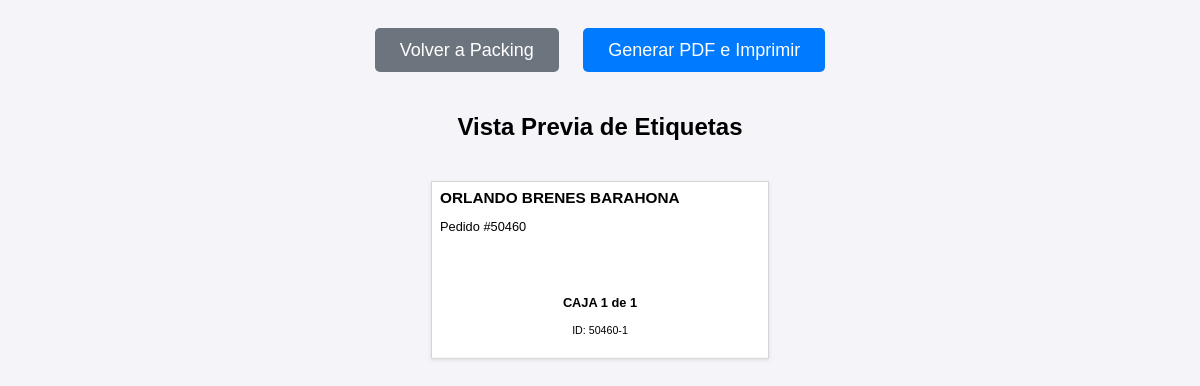
/orden/3/imprimir-etiquetas (signed in), run on the app's committed database.
### app.py (models this page shows, shortened)
class Orden(db.Model):
    id = db.Column(db.Integer, primary_key=True)
    numero_pedido = db.Column(db.String(50), unique=True, nullable=False)
    cliente_nombre = db.Column(db.String(200), nullable=False)
    cliente_direccion = db.Column(db.String(300), nullable=True)
    estado = db.Column(db.String(30), nullable=False, default='PENDIENTE')
    fecha_creacion = db.Column(db.DateTime, nullable=False, default=datetime.datetime.utcnow)
    lote_id = db.Column(db.Integer, db.ForeignKey('lote_picking.id'), nullable=True)
    items = db.relationship('ItemOrden', backref='orden', lazy=True, cascade="all, delete-orphan")
    fecha_inicio_picking = db.Column(db.DateTime, nullable=True)
    fecha_fin_picking = db.Column(db.DateTime, nullable=True)
    fecha_fin_packing = db.Column(db.DateTime, nullable=True)
    fecha_despacho = db.Column(db.DateTime, nullable=True)
    packer_id = db.Column(db.Integer, db.ForeignKey('user.id', ondelete='SET NULL'), nullable=True)
    packer = db.relationship('User', foreign_keys=[packer_id])
    devolucion_confirmada = db.Column(db.Boolean, default=False, nullable=False)
    bultos = db.relationship('Bulto', backref='orden', cascade="all, delete-orphan")
    hoja_de_ruta_id = db.Column(db.Integer, db.ForeignKey('hoja_de_ruta.id'), nullable=True)
    destino_id = db.Column(db.Integer, db.ForeignKey('destino.id'), nullable=True)
    destino = db.relationship('Destino', backref='ordenes')
    guia_encomienda = db.Column(db.String(100), nullable=True)
    nota_entrega = db.Column(db.Text, nullable=True)
    fecha_entrega_final = db.Column(db.DateTime, nullable=True)
    nota_bodega = db.Column(db.Text, nullable=True)
    foto_guia_url = db.Column(db.String(500), nullable=True)

class Bulto(db.Model):
    __tablename__ = 'bulto'
    id = db.Column(db.Integer, primary_key=True)
    orden_id = db.Column(db.Integer, db.ForeignKey('orden.id'), nullable=False)
    tipo = db.Column(db.String(20), nullable=False) # CAJA,BOLSA, PAQUETE, LOTE
    identificador_unico = db.Column(db.String(100), unique=True, nullable=False)
    fecha_creacion = db.Column(db.DateTime, default=datetime.datetime.utcnow)
    cantidad_unidades = db.Column(db.Integer, nullable=False, default=1)
    verificado_despacho = db.Column(db.Boolean, default=False, nullable=False)

### app.py (the view)
@app.route('/orden/<int:orden_id>/imprimir-etiquetas')
@login_required
def imprimir_etiquetas(orden_id):
    orden = Orden.query.get_or_404(orden_id)
    return render_template('imprimir_etiquetas.html', orden=orden)

### app.py (called while the page is built)
@login_manager.user_loader
def load_user(user_id):
    return db.session.get(User, int(user_id))

### templates/imprimir_etiquetas.html (shortened to what this page needs)
<!DOCTYPE html>
<html lang="es">
<head>
</head>
<body>
    <div class="controls">
        <a href="{{ url_for('dashboard_packing') }}" class="back-btn">Volver a Packing</a>
        <a href="{{ url_for('generar_pdf_etiquetas', orden_id=orden.id) }}" class="print-btn" target="_blank">
            Generar PDF e Imprimir
        </a>
    </div>
    <h2 style="text-align: center;">Vista Previa de Etiquetas</h2>
    <div class="preview-container">
        {% for bulto in orden.bultos %}
            <div class="etiqueta-preview">
                 <div class="etiqueta-header">
                    <h1>{{ orden.cliente_nombre }}</h1>
                    <p>Pedido #{{ orden.numero_pedido }}</p>
                </div>
                <div style="text-align:center;">
                    <p><strong>{{ bulto.tipo }} {{ loop.index }} de {{ orden.bultos|length }}</strong></p>
                    <p><small>ID: {{ bulto.identificador_unico }}</small></p>
                </div>
            </div>
        {% endfor %}
    </div>
</body>
</html>

### templates/imprimir_etiquetas.html (style rules this page uses)
body { font-family: sans-serif; background-color: #f4f4f9; }
.controls { text-align: center; padding: 2rem; }
.controls a { padding: 12px 25px; font-size: 18px; border: none; border-radius: 5px; cursor: pointer; text-decoration: none; color: white; margin: 0 10px; }
.print-btn { background-color: #007bff; }
.back-btn { background-color: #6c757d; }
.preview-container { display: flex; flex-wrap: wrap; justify-content: center; gap: 20px; padding: 20px; }
.etiqueta-preview { width: 400px; height: 200px; border: 1px solid #ccc; background-color: white; padding: 10px; box-shadow: 0 2px 5px rgba(0,0,0,0.1); transform: scale(0.8); transform-origin: top center; display: flex; flex-direction: column; justify-content: space-between; }
.etiqueta-header h1 { font-size: 1.2rem; margin: 0; }

### data on the page
Bulto: tipo "CAJA", bultos|length "1", identificador_unico "50460-1"
Orden: cliente_nombre "ORLANDO BRENES BARAHONA", numero_pedido "50460"
